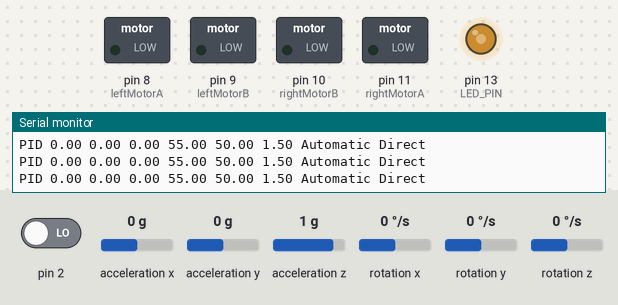
Bench run of a sketch on a simulated Arduino Uno, built with avr-gcc and run on an emulated ATmega328P. On the bench: switched loads named in the sketch (green lamp = pin HIGH), output pins drawn as LEDs (lit = HIGH), the last lines printed to the serial monitor. The inputs (shaded band) are chosen by the test bench; at power-on: acceleration x 0 g, pin 2 LOW, acceleration y 0 g, acceleration z 1 g, rotation x 0 °/s, rotation y 0 °/s, rotation z 0 °/s. The sensor or clock chip raises its interrupt line as the real part does.

Above: at 8.7 s.
8.8 s: acceleration x set to -1.4 g
11.8 s: acceleration x set to 0.1 g
At 11.96 s:
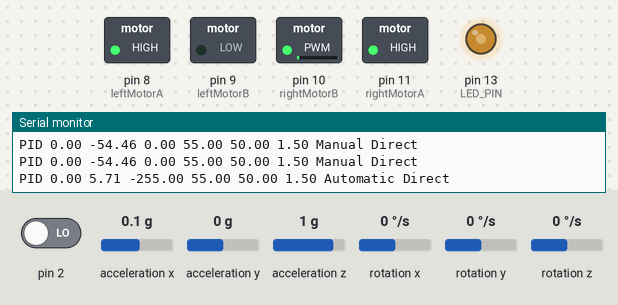
14.8 s: acceleration x set to -0.1 g
At 15.29 s:
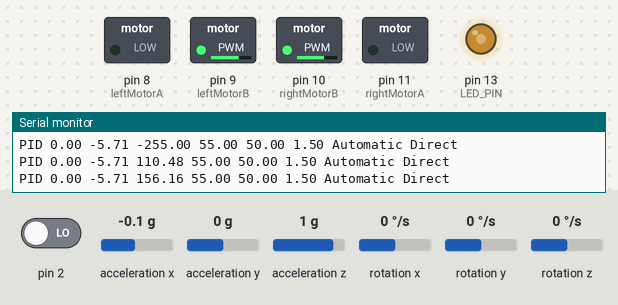
17.8 s: pin 2 driven HIGH
20.8 s: acceleration x set to 0 g
At 20.96 s:
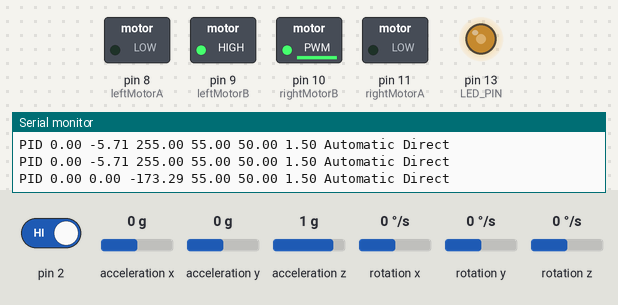
Timing chart, 0 to 24.8 s (numbered marks = the images above; inputs shaded):
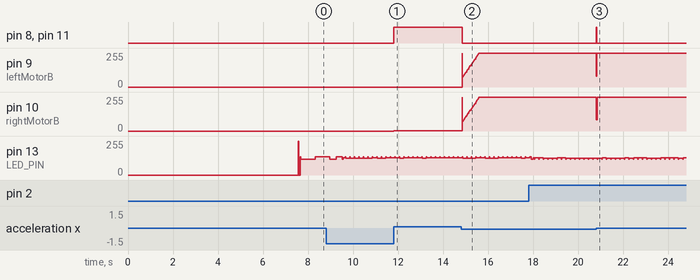

Measured:
- after the input at 11.8 s, pin 8 (leftMotorA), pin 11 (rightMotorA): LOW → HIGH at once; pin 10 (rightMotorB): 0/255 → 1/255 at once
- after the input at 14.8 s, pin 8 (leftMotorA), pin 11 (rightMotorA): HIGH → LOW at once
- after the input at 20.8 s, pin 8 (leftMotorA), pin 11 (rightMotorA): LOW → HIGH at once, → LOW 0.04 s later; pin 9 (leftMotorB): 255/255 → 80/255 at once, → 255/255 0.04 s later; pin 10 (rightMotorB): 254/255 → 83/255 at once, → 254/255 0.04 s later

The sketch:

revision1.ino
```cpp
// (licence header left out)
// Include header for custom datatypes and function prototypes
#include "includes.h"

// Include the Arduino PID library
#include <PID_v1.h>

// Arduino Wire library is required if I2Cdev I2CDEV_ARDUINO_WIRE implementation
// is used in I2Cdev.h
#include "Wire.h"

// I2Cdev and MPU6050 must be installed as libraries, or else the .cpp/.h files
// for both classes must be in the include path of your project
#include "I2Cdev.h"

#include "MPU6050_6Axis_MotionApps20.h"
//#include "MPU6050.h" // not necessary if using MotionApps include file

// class default I2C address is 0x68
// specific I2C addresses may be passed as a parameter here
// AD0 low = 0x68 (default for SparkFun breakout and InvenSense evaluation board)
// AD0 high = 0x69

MPU6050 mpu;

/* =========================================================================
NOTE: In addition to connection 3.3v, GND, SDA, and SCL, this sketch
depends on the MPU-6050's INT pin being connected to the Arduino's
external interrupt #0 pin. On the Arduino Uno and Mega 2560, this is
digital I/O pin 2.
* ========================================================================= */


// uncomment "OUTPUT_READABLE_YAWPITCHROLL" if you want to see the yaw/
// pitch/roll angles (in degrees) calculated from the quaternions coming
// from the FIFO. Note this also requires gravity vector calculations.
// Also note that yaw/pitch/roll angles suffer from gimbal lock (for
// more info, see: http://en.wikipedia.org/wiki/Gimbal_lock)
#define OUTPUT_READABLE_YAWPITCHROLL


#define LED_PIN 13
bool blinkState = false;

// MPU control/status vars
bool dmpReady = false;  // set true if DMP init was successful
uint8_t mpuIntStatus;   // holds actual interrupt status byte from MPU
uint8_t devStatus;      // return status after each device operation (0 = success, !0 = error)
uint16_t packetSize;    // expected DMP packet size (default is 42 bytes)
uint16_t fifoCount;     // count of all bytes currently in FIFO
uint8_t fifoBuffer[64]; // FIFO storage buffer

// orientation/motion vars
Quaternion q;           // [w, x, y, z]         quaternion container
VectorFloat gravity;    // [x, y, z]            gravity vector
float ypr[3];           // [yaw, pitch, roll]   yaw/pitch/roll container and gravity vector


// PID variables
double Setpoint, Input, Output;
unsigned long serialTime_FrontEnd; //this will help us know when to talk with processing
double aggKp=130, aggKi=22.0, aggKd=2.4;
double consKp=55.0, consKi=50.00, consKd=1.5;

//Specify the links and initial tuning parameters for PID
PID myPID(&Input, &Output, &Setpoint,consKp,consKi,consKd, DIRECT);


// ================================================================
// ===               INTERRUPT DETECTION ROUTINE                ===
// ================================================================

volatile bool mpuInterrupt = false;     // indicates whether MPU interrupt pin has gone high
void dmpDataReady() {
	mpuInterrupt = true;
}


// ================================================================
// ===                      INITIAL SETUP                       ===
// ================================================================

void setup() {

        //Initialize PID parameters
        Setpoint = 0.0;
        myPID.SetMode(AUTOMATIC);
        myPID.SetOutputLimits(-255.0,255.0);
        myPID.SetSampleTime(20);
        pinMode(rightMotorA, OUTPUT);
        pinMode(rightMotorB , OUTPUT);
        pinMode(leftMotorA ,  OUTPUT);
        pinMode(leftMotorB , OUTPUT);
        // join I2C bus (I2Cdev library doesn't do this automatically)
	Wire.begin();

	// initialize serial communication
	Serial.begin(115200);

	// initialize device
	Serial.println(F("Initializing I2C devices..."));
	mpu.initialize();

	// verify connection
	Serial.println(F("Testing device connections..."));
	Serial.println(mpu.testConnection() ? F("MPU6050 connection successful") : F("MPU6050 connection failed"));

	// wait for ready
	//Serial.println(F("\nSend any character to begin DMP programming and demo: "));
	while (Serial.available() && Serial.read()); // empty buffer
	//while (!Serial.available());                 // wait for data
	//while (Serial.available() && Serial.read()); // empty buffer again

	// load and configure the DMP
	Serial.println(F("Initializing DMP..."));
	devStatus = mpu.dmpInitialize();

	// make sure it worked (returns 0 if so)
	if (devStatus == 0) {
		// turn on the DMP, now that it's ready
		Serial.println(F("Enabling DMP..."));
		mpu.setDMPEnabled(true);

		// enable Arduino interrupt detection
		Serial.println(F("Enabling interrupt detection (Arduino external interrupt 0)..."));
		attachInterrupt(0, dmpDataReady, RISING);
		mpuIntStatus = mpu.getIntStatus();

		// set our DMP Ready flag so the main loop() function knows it's okay to use it
		Serial.println(F("DMP ready! Waiting for first interrupt..."));
		dmpReady = true;

		// get expected DMP packet size for later comparison
		packetSize = mpu.dmpGetFIFOPacketSize();
	}
	else {
		// ERROR!
		// 1 = initial memory load failed
		// 2 = DMP configuration updates failed
		// (if it's going to break, usually the code will be 1)
		Serial.print(F("DMP Initialization failed (code "));
		Serial.print(devStatus);
		Serial.println(F(")"));
	}


        // wait 8 seconds for DMP to stabilize
        Serial.println("Waiting for DMP to stabilize...");
        for(int i=0; i<70; i++)
        {
          Serial.print(i+1);
          Serial.print("...");
          Serial.println(mpu.getFIFOCount());

          delay(100);
          mpu.resetFIFO();

          blinkState = !blinkState;
	  digitalWrite(LED_PIN, blinkState);

        }
        delay(10);
        // configure LED for output
	pinMode(LED_PIN, OUTPUT);

}


long time = millis();
// ================================================================
// ===                    MAIN PROGRAM LOOP                     ===
// ================================================================

void loop() {
	// if programming failed, don't try to do anything
	if (!dmpReady) return;


//        Serial.println("loop starts, last loop time :");
//        Serial.println(millis() - time);
//        Serial.println(fifoCount);
//        time = millis();
//	// wait for MPU interrupt or extra packet(s) available
	while (!mpuInterrupt && fifoCount < packetSize) {

                Input = ypr[1] * 180/M_PI;

//                 double gap = abs(Setpoint-Input); //distance away from setpoint
//                  if(gap<1.4)
//                  {  //we're close to setpoint, use conservative tuning parameters
//                    myPID.SetTunings(consKp, consKi, consKd);
//                  }
//                  else
//                  {
//                     //we're far from setpoint, use aggressive tuning parameters
//                     myPID.SetTunings(aggKp, aggKi, aggKd);
//                  }
//
                if(abs(Input) > KILLZONE)
                {
                  myPID.SetMode(MANUAL);
                  //Serial.println("bang");
                  Output = 0;
                }
                else
                {
                  myPID.SetMode(AUTOMATIC);
                  //Serial.println("BOOYAH");
                  myPID.Compute();
                }


                if(Output == 0 )
                {

                  driveMotor(leftMotor, still, abs(Output));
                  driveMotor(rightMotor, still, abs(Output));
                }
                if(Output > 0.0)
                {
                  //Serial.println("backwARD TIME");
                   driveMotor(leftMotor, forward, Output+ motorOffset);
                   driveMotor(rightMotor, forward, Output - motorOffset);
                 }
                 if(Output < 0.0)
                 {
                  //Serial.println("FORWARD TIME");
                   driveMotor(leftMotor, backward, -1.0*(Output) + motorOffset );
                  driveMotor(rightMotor, backward, -1.0*(Output) - motorOffset);
                 }


                if(millis()>serialTime_FrontEnd)
                {
                  SerialReceive();
                  SerialSend();
                  serialTime_FrontEnd+=200;
                }


	}

	// reset interrupt flag and get INT_STATUS byte
	mpuInterrupt = false;
	mpuIntStatus = mpu.getIntStatus();

	// get current FIFO count
	fifoCount = mpu.getFIFOCount();

	// check for overflow (this should never happen unless our code is too inefficient)
	if ((mpuIntStatus & 0x10) || fifoCount == 1024) {
		// reset so we can continue cleanly
		mpu.resetFIFO();
		Serial.println(F("FIFO overflow!"));

		// otherwise, check for DMP data ready interrupt (this should happen frequently)
	}
	else if (mpuIntStatus & 0x02) {
		// wait for correct available data length, should be a VERY short wait
		while (fifoCount < packetSize) fifoCount = mpu.getFIFOCount();

		// read a packet from FIFO
		mpu.getFIFOBytes(fifoBuffer, packetSize);

		// track FIFO count here in case there is > 1 packet available
		// (this lets us immediately read more without waiting for an interrupt)
		fifoCount -= packetSize;

#ifdef OUTPUT_READABLE_YAWPITCHROLL
		// display Euler angles in degrees
		mpu.dmpGetQuaternion(&q, fifoBuffer);
		mpu.dmpGetGravity(&gravity, &q);
		mpu.dmpGetYawPitchRoll(ypr, &q, &gravity);
//		Serial.print("ypr\t");
//		Serial.print(ypr[0] * 180/M_PI);
//		Serial.print("\t");
//		Serial.print(ypr[1] * 180/M_PI);
//		Serial.print("\t");
//		Serial.println(ypr[2] * 180/M_PI);
#endif


		// blink LED to indicate activity
		blinkState = !blinkState;
		digitalWrite(LED_PIN, blinkState);
	}
}


void driveMotor(Motor motor, Direction dir, double pwm)
{
	int dirPin, pwmPin;
	if(motor == leftMotor)
	{
		dirPin = leftMotorA;
		pwmPin = leftMotorB;
	}
	else if(motor == rightMotor)
	{
		dirPin = rightMotorA;
		pwmPin = rightMotorB;
	}
	else return;

	pwm = round(constrain(pwm,0.0,255.0));

	if(dir == forward)
	{
		digitalWrite(dirPin, LOW);
		analogWrite(pwmPin, (int)pwm);
	}
	else if(dir == backward)
	{
		digitalWrite(dirPin, HIGH);
		analogWrite(pwmPin, 255-(int)pwm);
	}
        else if(dir == still)
        {
          digitalWrite(dirPin,LOW);
          analogWrite(pwmPin, 0);
        }
}
```

includes.h
```cpp
#ifndef _includes_h_
#define _includes_h_

#define leftMotorA  8
#define leftMotorB  9
#define rightMotorA  11
#define rightMotorB  10

#define motorOffset 1.5

#define DEADZONE 0.0
#define KILLZONE 15.00


enum Motor {
	leftMotor,
	rightMotor,
};

enum Direction {
	forward,
	backward,
        still,
};


#endif
```

send_receive_data.ino
```cpp
// (licence header left out)
/********************************************
 * Serial Communication functions / helpers
 ********************************************/


union {                // This Data structure lets
  byte asBytes[24];    // us take the byte array
  float asFloat[6];    // sent from processing and
}                      // easily convert it to a
foo;                   // float array


// getting float values from processing into the arduino
// was no small task.  the way this program does it is
// as follows:
//  * a float takes up 4 bytes.  in processing, convert
//    the array of floats we want to send, into an array
//    of bytes.
//  * send the bytes to the arduino
//  * use a data structure known as a union to convert
//    the array of bytes back into an array of floats

//  the bytes coming from the arduino follow the following
//  format:
//  0: 0=Manual, 1=Auto, else = ? error ?
//  1: 0=Direct, 1=Reverse, else = ? error ?
//  2-5: float setpoint
//  6-9: float input
//  10-13: float output
//  14-17: float P_Param
//  18-21: float I_Param
//  22-245: float D_Param
void SerialReceive()
{

  // read the bytes sent from Processing
  int index=0;
  byte Auto_Man = -1;
  byte Direct_Reverse = -1;
  while(Serial.available()&&index<26)
  {
    if(index==0) Auto_Man = Serial.read();
    else if(index==1) Direct_Reverse = Serial.read();
    else foo.asBytes[index-2] = Serial.read();
    index++;
  }

  // if the information we got was in the correct format,
  // read it into the system
  if(index==26  && (Auto_Man==0 || Auto_Man==1)&& (Direct_Reverse==0 || Direct_Reverse==1))
  {
    Setpoint=double(foo.asFloat[0]);
    //Input=double(foo.asFloat[1]);       // * the user has the ability to send the
                                          //   value of "Input"  in most cases (as
                                          //   in this one) this is not needed.
    if(Auto_Man==0)                       // * only change the output if we are in
    {                                     //   manual mode.  otherwise we'll get an
      Output=double(foo.asFloat[2]);      //   output blip, then the controller will
    }                                     //   overwrite.

    double p, i, d;                       // * read in and set the controller tunings
    p = double(foo.asFloat[3]);           //
    i = double(foo.asFloat[4]);           //
    d = double(foo.asFloat[5]);           //
    myPID.SetTunings(p, i, d);            //

    if(Auto_Man==0) myPID.SetMode(MANUAL);// * set the controller mode
    else myPID.SetMode(AUTOMATIC);             //

    if(Direct_Reverse==0) myPID.SetControllerDirection(DIRECT);// * set the controller Direction
    else myPID.SetControllerDirection(REVERSE);          //
  }
  Serial.flush();                         // * clear any random data from the serial buffer
}

// unlike our tiny microprocessor, the processing ap
// has no problem converting strings into floats, so
// we can just send strings.  much easier than getting
// floats from processing to here no?
void SerialSend()
{
  Serial.print("PID ");
  Serial.print(Setpoint);
  Serial.print(" ");
  Serial.print(Input);
  Serial.print(" ");
  Serial.print(Output);
  Serial.print(" ");
  Serial.print(myPID.GetKp());
  Serial.print(" ");
  Serial.print(myPID.GetKi());
  Serial.print(" ");
  Serial.print(myPID.GetKd());
  Serial.print(" ");
  if(myPID.GetMode()==AUTOMATIC) Serial.print("Automatic");
  else Serial.print("Manual");
  Serial.print(" ");
  if(myPID.GetDirection()==DIRECT) Serial.println("Direct");
  else Serial.println("Reverse");
}
```
